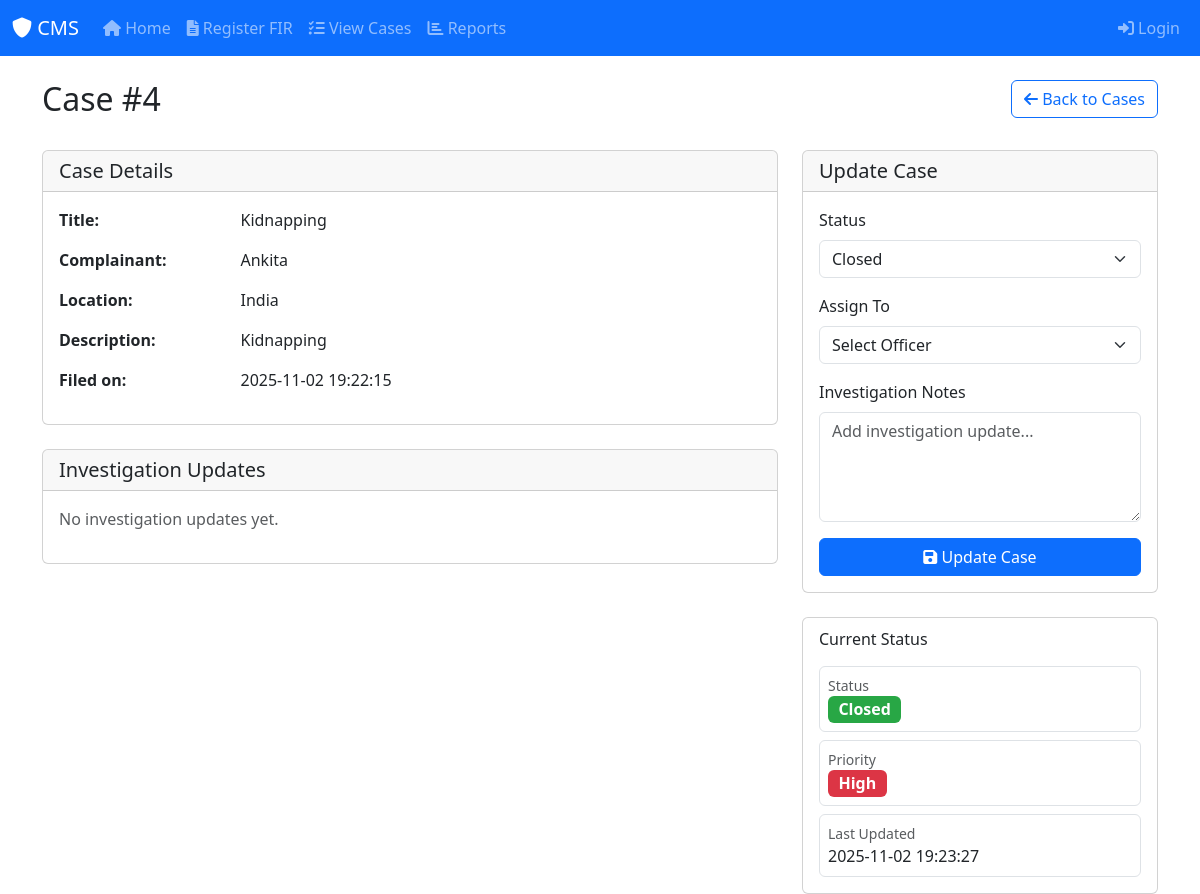
The page /case/4 on the database its author committed.
### tables this page shows
CREATE TABLE firs (
    id INTEGER PRIMARY KEY AUTOINCREMENT,
    title TEXT NOT NULL,
    complainant_name TEXT NOT NULL,
    description TEXT,
    location TEXT,
    priority TEXT CHECK(priority IN ('High', 'Medium', 'Low')) DEFAULT 'Medium',
    assigned_to INTEGER,
    status TEXT DEFAULT 'Open' CHECK(status IN ('Open', 'Assigned', 'In Progress', 'Closed')),
    created_at DATETIME DEFAULT CURRENT_TIMESTAMP,
    updated_at DATETIME DEFAULT CURRENT_TIMESTAMP,
    FOREIGN KEY (assigned_to) REFERENCES users(id)
);

### app.py (the view, shortened to what this page needs)
@app.route('/case/<int:case_id>', methods=['GET', 'POST'])
def case_detail(case_id):
    conn = get_db_connection()
    case = conn.execute('SELECT * FROM firs WHERE id = ?', (case_id,)).fetchone()
    officers = conn.execute('SELECT id, full_name FROM users WHERE role_id = 2').fetchall()
    investigations = conn.execute('''
        SELECT i.*, u.full_name
        FROM investigations i
        LEFT JOIN users u ON i.officer = u.id
        WHERE i.fir_id = ?
        ORDER BY i.updated_at DESC
    ''', (case_id,)).fetchall()
    conn.close()
    return render_template('case_detail.html',
                         case=case,
                         officers=officers,
                         investigations=investigations,
                         statuses=['Open', 'Assigned', 'In Progress', 'Closed'])

### app.py (called while the page is built)
def get_db_connection():
    conn = sqlite3.connect(DB_PATH)
    conn.row_factory = sqlite3.Row
    return conn

### templates/case_detail.html (shortened to what this page needs)
{% extends 'layout.html' %}
{% block content %}
<div class="row">
  <div class="col-md-8">
    <h2>Case #{{ case.id }}</h2>
  </div>
  <div class="col-md-4 text-end">
    <a href="{{ url_for('view_cases') }}" class="btn btn-outline-primary">
      <i class="fas fa-arrow-left"></i> Back to Cases
    </a>
  </div>
</div>
<div class="row mt-4">
  <div class="col-md-8">
    <div class="card mb-4">
      <div class="card-header">
        <h5 class="card-title mb-0">Case Details</h5>
      </div>
      <div class="card-body">
        <div class="row mb-3">
          <div class="col-md-3"><strong>Title:</strong></div>
          <div class="col-md-9">{{ case.title }}</div>
        </div>
        <div class="row mb-3">
          <div class="col-md-3"><strong>Complainant:</strong></div>
          <div class="col-md-9">{{ case.complainant_name }}</div>
        </div>
        <div class="row mb-3">
          <div class="col-md-3"><strong>Location:</strong></div>
          <div class="col-md-9">{{ case.location }}</div>
        </div>
        <div class="row mb-3">
          <div class="col-md-3"><strong>Description:</strong></div>
          <div class="col-md-9">{{ case.description }}</div>
        </div>
        <div class="row mb-3">
          <div class="col-md-3"><strong>Filed on:</strong></div>
          <div class="col-md-9">{{ case.created_at }}</div>
        </div>
      </div>
    </div>
    <div class="card">
      <div class="card-header">
        <h5 class="card-title mb-0">Investigation Updates</h5>
      </div>
      <div class="card-body">
        {% for update in investigations %}
        <div class="investigation-update mb-3">
          <div class="d-flex justify-content-between">
            <strong>{{ update.full_name }}</strong>
            <small class="text-muted">{{ update.updated_at }}</small>
          </div>
          <p class="mb-0">{{ update.notes }}</p>
          <hr>
        </div>
        {% else %}
        <p class="text-muted">No investigation updates yet.</p>
        {% endfor %}
      </div>
    </div>
  </div>
  <div class="col-md-4">
    <div class="card mb-4">
      <div class="card-header">
        <h5 class="card-title mb-0">Update Case</h5>
      </div>
      <div class="card-body">
        <form method="post">
          <div class="mb-3">
            <label class="form-label">Status</label>
            <select name="status" class="form-select" required>
              {% for status in statuses %}
              <option value="{{ status }}" {% if case.status == status %}selected{% endif %}>
                {{ status }}
              </option>
              {% endfor %}
            </select>
          </div>
          <div class="mb-3">
            <label class="form-label">Assign To</label>
            <select name="assigned_to" class="form-select">
              <option value="">Select Officer</option>
            </select>
          </div>
          <div class="mb-3">
            <label class="form-label">Investigation Notes</label>
            <textarea name="notes" class="form-control" rows="4" placeholder="Add investigation update..."></textarea>
          </div>
          <button type="submit" class="btn btn-primary w-100">
            <i class="fas fa-save"></i> Update Case
          </button>
        </form>
      </div>
    </div>
    <div class="card">
      <div class="card-body">
        <h6 class="card-subtitle mb-3">Current Status</h6>
        <div class="d-grid gap-2">
          <div class="p-2 border rounded">
            <small class="text-muted d-block">Status</small>
            <span class="badge bg-{{ case.status|lower }} fs-6">{{ case.status }}</span>
          </div>
          <div class="p-2 border rounded">
            <small class="text-muted d-block">Priority</small>
            <span class="badge bg-{{ case.priority|lower }} fs-6">{{ case.priority }}</span>
          </div>
          <div class="p-2 border rounded">
            <small class="text-muted d-block">Last Updated</small>
            {{ case.updated_at }}
          </div>
        </div>
      </div>
    </div>
  </div>
</div>
{% endblock %}

### static/style.css (style rules this page uses)
.badge.bg-high { background-color: #dc3545 !important; }
.badge.bg-closed { background-color: #28a745 !important; }

### rows shown on the page
firs: id "4", title "Kidnapping", complainant_name "Ankita", location "India", description "Kidnapping", created_at "2025-11-02 19:22:15", status "Closed", priority "High", updated_at "2025-11-02 19:23:27"
